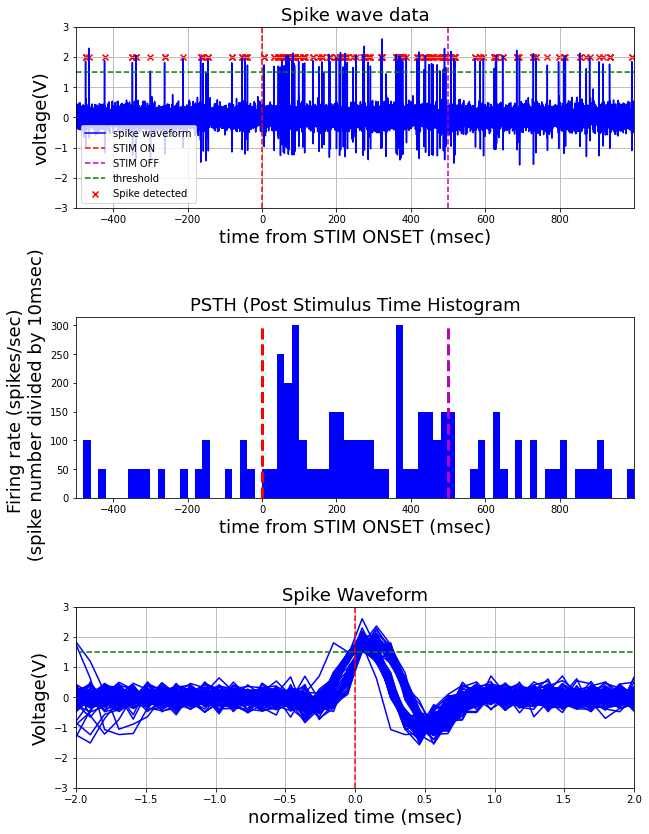

Here is the Python script that generated this plot:
# Language: Python (numpy, matplotlib, but no other libraries)
# 1) Use sample program to load spikewave data.
# 2) Add your own script to detect each spike, by setting threshold.
# 3) After detecting time stamp of spike timing, make histogram (PSTH, Post stimulus time
# histogram, bin = 20ms)
# 4) in (3) , convert unit of the vertical axis of the histogram to spikes/second form just number of
# spikes.
# 5) Superimpose all spike waveform


#%%
from traceback import print_tb
import numpy as np
import matplotlib.pyplot as plt

# ====================================
# 初期設定
# ====================================
# load array from saved .npz file
loaded_array = np.load('Task_spike_wave_data.npz')
# copy array data to varible you defined
spike_waveform = loaded_array['spkdata']  # raw spike wave data
ttime = loaded_array['timedata']  # this is x axis, time (msec)
stimON = loaded_array['stimON']   # stim onset timing (light turned on)
stimOFF = loaded_array['stimOFF'] # stimm offset timing (light turned off) 
threshold = 1.5 # Volt
np.tile(threshold, len(spike_waveform))

fsz = 18 # define font size just for visualization

# ====================================
# プロット用データの作成
# ====================================
passed_x = ttime[np.where(spike_waveform > threshold)]      # ピーク検出 thresholdを超えるものを検出
passed_y = np.tile(2, len(passed_x))
passed_binary = np.where(spike_waveform > threshold, 1, 0)  # ヒストグラム用にピーク検出する
passed_idx = np.where(spike_waveform > threshold)           # 閾値を超えた地点のindexを取得

histdata = []       # ヒストグラム用配列
bin = 20            # binサイズ
size = len(ttime)   # 長さを取得
i = 0               # indexの初期化
'''
ttimeの長さを超えない間、
20回ずつpassed_binaryを走査することで、それぞれの区間で閾値を超えた回数をカウントする。
'''
while i <= (size-1):
    countNum = 0                    # カウント用変数の初期化
    for _ in range(bin):
        if passed_binary[i] == 1:
            countNum +=1
        i += 1
    histdata.append(countNum * 1000/bin) # Firing rateに合わせて配列の末尾に追加
ttime_bin20 = np.linspace(-500, 999, 750)       


superimpose_x, superimpose_y = [], []
# ピークポイント±20で切り出す
for i in passed_idx[0]:
    low_idx = i - 20        # 左端のインデックスを取得
    high_idx = i + 20       # 右端のインデックスを取得
    superimpose_y.append(spike_waveform[low_idx : high_idx])


# ====================================
# データプロット
# ====================================
plt.close("all")
mm = 3
nn = 1
plt.figure(figsize=(10,14))
plt.subplots_adjust(wspace=0.4, hspace=0.6)

# plot data you loaded above
ax1 = plt.subplot(mm,nn,1)
ax1.plot(ttime, spike_waveform,'b-',label = 'spike waveform')
ax1.plot([stimON, stimON], [-3, 3],'r--',label = 'STIM ON')
ax1.plot([stimOFF, stimOFF], [-3, 3],'m--',label = 'STIM OFF')
ax1.plot(ttime, np.ones(len(ttime))*threshold,'g--',label = 'threshold')
ax1.scatter(passed_x, passed_y, marker = 'x', color = 'r', label = 'Spike detected')

# set labels.
ax1.set_title('Spike wave data', fontsize=fsz)
ax1.set_ylabel('voltage(V)', fontsize=fsz)
ax1.set_xlabel('time from STIM ONSET (msec)', fontsize=fsz)
ax1.set_ylim([-3,3])
ax1.set_xlim([ttime[0],ttime[len(ttime)-1]])
ax1.legend(loc='best') # add legend
ax1.grid()

ax2 = plt.subplot(mm,nn,2)
ax2.plot([stimON, stimON], [0, 300],'r--', linewidth = 3)
ax2.plot([stimOFF, stimOFF], [0, 300],'m--', linewidth = 3)
ax2.set_ylim(0, 300)
ax2.bar(ttime_bin20, histdata, color = 'b', width = 20)

ax2.set_title('PSTH (Post Stimulus Time Histogram', fontsize=fsz)
ax2.set_ylabel('Firing rate (spikes/sec) \n (spike number divided by 10msec)', fontsize=fsz)
ax2.set_xlabel('time from STIM ONSET (msec)', fontsize=fsz)
ax2.set_xlim([ttime[0],ttime[len(ttime)-1]])

ax3 = plt.subplot(mm,nn,3)
for i in range(len(passed_x)):
    xticks = np.linspace(-2,2, 40)                      # xデータを生成
    ax3.plot(xticks, superimpose_y[i], color = 'b')
ax3.plot([0,0],[-3,3],'r--')
ax3.plot([-3,4], np.ones(2)*threshold,'g--')

ax3.set_title('Spike Waveform', fontsize=fsz)
ax3.set_ylabel('Voltage(V)', fontsize=fsz)
ax3.set_xlabel('normalized time (msec)', fontsize=fsz)
ax3.set_xlim([-2,2])
ax3.set_ylim([-3,3])
ax3.grid()

plt.show()


plt.savefig("Task_01234_Hiroto_DetectSpikeTiming.pdf")
# %%
